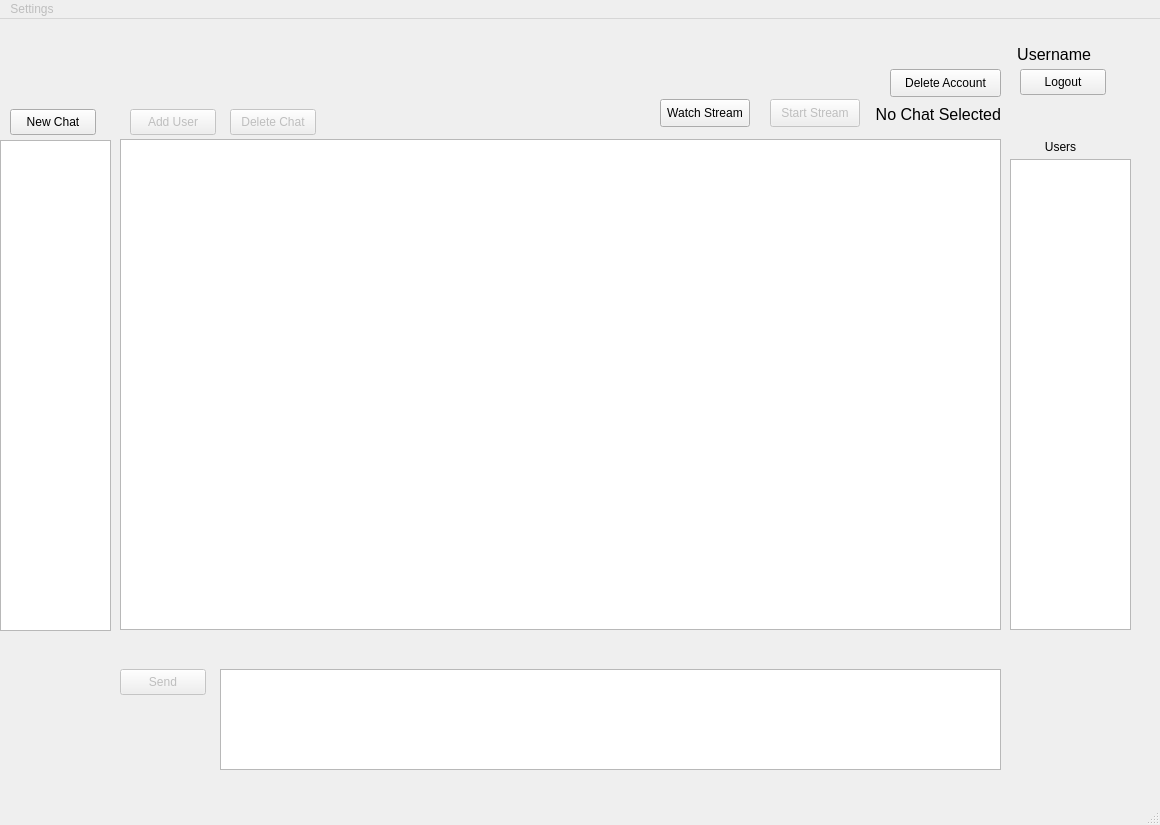
<?xml version="1.0" encoding="UTF-8"?>
<ui version="4.0">
 <class>MainWindow</class>
 <widget class="QMainWindow" name="MainWindow">
  <property name="geometry">
   <rect>
    <x>0</x>
    <y>0</y>
    <width>1160</width>
    <height>825</height>
   </rect>
  </property>
  <property name="windowTitle">
   <string>MainWindow</string>
  </property>
  <widget class="QWidget" name="centralwidget">
   <widget class="QStackedWidget" name="stackedWidget">
    <property name="enabled">
     <bool>true</bool>
    </property>
    <property name="geometry">
     <rect>
      <x>-10</x>
      <y>0</y>
      <width>1141</width>
      <height>771</height>
     </rect>
    </property>
    <property name="currentIndex">
     <number>1</number>
    </property>
    <widget class="QWidget" name="page">
     <widget class="QWidget" name="layoutWidget">
      <property name="geometry">
       <rect>
        <x>470</x>
        <y>250</y>
        <width>121</width>
        <height>71</height>
       </rect>
      </property>
      <layout class="QVBoxLayout" name="verticalLayout_2">
       <item>
        <widget class="QLineEdit" name="lineEdit"/>
       </item>
       <item>
        <widget class="QLineEdit" name="lineEdit_2"/>
       </item>
      </layout>
     </widget>
     <widget class="QWidget" name="layoutWidget">
      <property name="geometry">
       <rect>
        <x>400</x>
        <y>250</y>
        <width>71</width>
        <height>71</height>
       </rect>
      </property>
      <layout class="QVBoxLayout" name="verticalLayout">
       <item>
        <widget class="QLabel" name="label">
         <property name="text">
          <string>username</string>
         </property>
        </widget>
       </item>
       <item>
        <widget class="QLabel" name="label_2">
         <property name="text">
          <string>password</string>
         </property>
        </widget>
       </item>
      </layout>
     </widget>
     <widget class="QPushButton" name="pushButton_3">
      <property name="geometry">
       <rect>
        <x>510</x>
        <y>350</y>
        <width>86</width>
        <height>26</height>
       </rect>
      </property>
      <property name="text">
       <string>Create User</string>
      </property>
     </widget>
     <widget class="QPushButton" name="pushButton">
      <property name="geometry">
       <rect>
        <x>400</x>
        <y>350</y>
        <width>86</width>
        <height>26</height>
       </rect>
      </property>
      <property name="text">
       <string>Login</string>
      </property>
     </widget>
    </widget>
    <widget class="QWidget" name="page_2">
     <widget class="QPushButton" name="pushButton_5">
      <property name="geometry">
       <rect>
        <x>20</x>
        <y>90</y>
        <width>86</width>
        <height>26</height>
       </rect>
      </property>
      <property name="text">
       <string>New Chat</string>
      </property>
     </widget>
     <widget class="QLabel" name="label_3">
      <property name="geometry">
       <rect>
        <x>870</x>
        <y>80</y>
        <width>141</width>
        <height>31</height>
       </rect>
      </property>
      <property name="font">
       <font>
        <pointsize>12</pointsize>
       </font>
      </property>
      <property name="text">
       <string>No Chat Selected</string>
      </property>
      <property name="alignment">
       <set>Qt::AlignRight|Qt::AlignTrailing|Qt::AlignVCenter</set>
      </property>
     </widget>
     <widget class="QTextBrowser" name="textBrowser">
      <property name="geometry">
       <rect>
        <x>130</x>
        <y>120</y>
        <width>881</width>
        <height>491</height>
       </rect>
      </property>
     </widget>
     <widget class="QTextEdit" name="textEdit">
      <property name="geometry">
       <rect>
        <x>230</x>
        <y>650</y>
        <width>781</width>
        <height>101</height>
       </rect>
      </property>
     </widget>
     <widget class="QPushButton" name="pushButton_6">
      <property name="enabled">
       <bool>false</bool>
      </property>
      <property name="geometry">
       <rect>
        <x>130</x>
        <y>650</y>
        <width>86</width>
        <height>26</height>
       </rect>
      </property>
      <property name="text">
       <string>Send</string>
      </property>
     </widget>
     <widget class="QPushButton" name="pushButton_7">
      <property name="enabled">
       <bool>false</bool>
      </property>
      <property name="geometry">
       <rect>
        <x>140</x>
        <y>90</y>
        <width>86</width>
        <height>26</height>
       </rect>
      </property>
      <property name="text">
       <string>Add User</string>
      </property>
     </widget>
     <widget class="QPushButton" name="pushButton_8">
      <property name="geometry">
       <rect>
        <x>1030</x>
        <y>50</y>
        <width>86</width>
        <height>26</height>
       </rect>
      </property>
      <property name="text">
       <string>Logout</string>
      </property>
     </widget>
     <widget class="QLabel" name="label_4">
      <property name="geometry">
       <rect>
        <x>870</x>
        <y>20</y>
        <width>231</width>
        <height>31</height>
       </rect>
      </property>
      <property name="font">
       <font>
        <pointsize>12</pointsize>
       </font>
      </property>
      <property name="layoutDirection">
       <enum>Qt::LeftToRight</enum>
      </property>
      <property name="text">
       <string>Username</string>
      </property>
      <property name="alignment">
       <set>Qt::AlignRight|Qt::AlignTrailing|Qt::AlignVCenter</set>
      </property>
     </widget>
     <widget class="QPushButton" name="pushButton_9">
      <property name="enabled">
       <bool>false</bool>
      </property>
      <property name="geometry">
       <rect>
        <x>240</x>
        <y>90</y>
        <width>86</width>
        <height>26</height>
       </rect>
      </property>
      <property name="text">
       <string>Delete Chat</string>
      </property>
     </widget>
     <widget class="QListWidget" name="listWidget">
      <property name="geometry">
       <rect>
        <x>10</x>
        <y>121</y>
        <width>111</width>
        <height>491</height>
       </rect>
      </property>
     </widget>
     <widget class="QPushButton" name="pushButton_2">
      <property name="enabled">
       <bool>false</bool>
      </property>
      <property name="geometry">
       <rect>
        <x>780</x>
        <y>80</y>
        <width>90</width>
        <height>28</height>
       </rect>
      </property>
      <property name="text">
       <string>Start Stream</string>
      </property>
     </widget>
     <widget class="QPushButton" name="pushButton_4">
      <property name="geometry">
       <rect>
        <x>670</x>
        <y>80</y>
        <width>90</width>
        <height>28</height>
       </rect>
      </property>
      <property name="text">
       <string>Watch Stream</string>
      </property>
     </widget>
     <widget class="QListWidget" name="listWidget_2">
      <property name="geometry">
       <rect>
        <x>1020</x>
        <y>140</y>
        <width>121</width>
        <height>471</height>
       </rect>
      </property>
     </widget>
     <widget class="QLabel" name="label_5">
      <property name="geometry">
       <rect>
        <x>1020</x>
        <y>120</y>
        <width>101</width>
        <height>16</height>
       </rect>
      </property>
      <property name="text">
       <string>Users</string>
      </property>
      <property name="alignment">
       <set>Qt::AlignCenter</set>
      </property>
     </widget>
     <widget class="QPushButton" name="pushButton_11">
      <property name="geometry">
       <rect>
        <x>900</x>
        <y>50</y>
        <width>111</width>
        <height>28</height>
       </rect>
      </property>
      <property name="text">
       <string>Delete Account</string>
      </property>
     </widget>
     <zorder>label_4</zorder>
     <zorder>pushButton_5</zorder>
     <zorder>label_3</zorder>
     <zorder>textBrowser</zorder>
     <zorder>textEdit</zorder>
     <zorder>pushButton_6</zorder>
     <zorder>pushButton_7</zorder>
     <zorder>pushButton_8</zorder>
     <zorder>pushButton_9</zorder>
     <zorder>listWidget</zorder>
     <zorder>pushButton_2</zorder>
     <zorder>pushButton_4</zorder>
     <zorder>listWidget_2</zorder>
     <zorder>label_5</zorder>
     <zorder>pushButton_11</zorder>
    </widget>
   </widget>
  </widget>
  <widget class="QMenuBar" name="menubar">
   <property name="enabled">
    <bool>false</bool>
   </property>
   <property name="geometry">
    <rect>
     <x>0</x>
     <y>0</y>
     <width>1160</width>
     <height>22</height>
    </rect>
   </property>
   <widget class="QMenu" name="menuSettings">
    <property name="title">
     <string>Settings</string>
    </property>
   </widget>
   <addaction name="menuSettings"/>
  </widget>
  <widget class="QStatusBar" name="statusbar"/>
  <action name="actionPrefferances">
   <property name="enabled">
    <bool>true</bool>
   </property>
   <property name="text">
    <string>Prefferances...</string>
   </property>
  </action>
  <action name="actionPreferences">
   <property name="text">
    <string>Preferences</string>
   </property>
  </action>
 </widget>
 <resources/>
 <connections/>
</ui>
